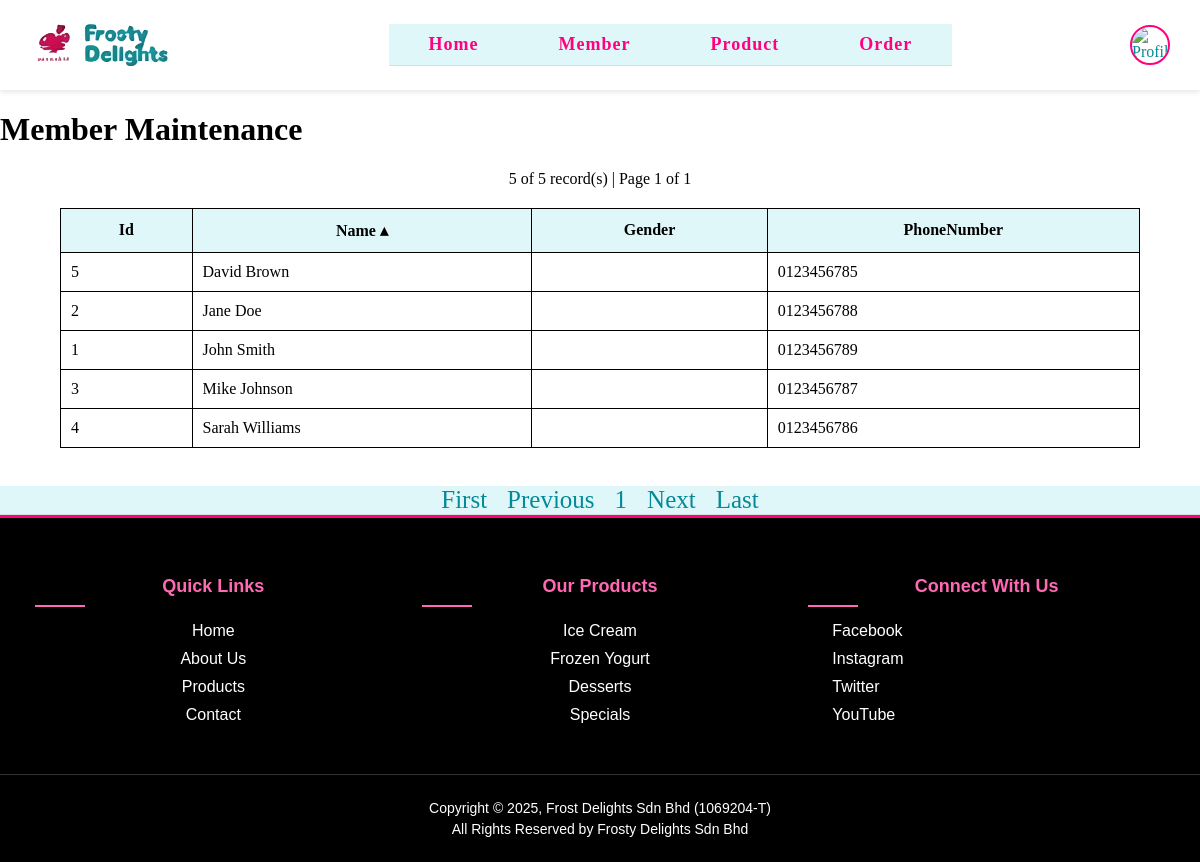
/modules/memberMain.php?sort=name&dir=asc&page=1 (signed in), run on the app's committed database.
### tables this page shows
CREATE TABLE IF NOT EXISTS `customer` (
  `id` int(11) NOT NULL AUTO_INCREMENT,
  `name` text NOT NULL,
  `password` text NOT NULL,
  `phoneNumber` text NOT NULL,
  `email` text NOT NULL,
  `birthday` date NOT NULL,
  `profile_picture` varchar(255) DEFAULT NULL,
  `session_id` varchar(255) DEFAULT NULL,
  PRIMARY KEY (`id`)
);

### modules/memberMain.php (the view, shortened to what this page needs)
<?php
require '../base.php';
$fields = [
    'id'         => 'Id',
    'name'       => 'Name',
    'gender'     => 'Gender',
    'phoneNumber' => 'PhoneNumber',
];
$sort = req('sort');
key_exists($sort, $fields) || $sort = 'id';
$dir = req('dir');
in_array($dir, ['asc', 'desc']) || $dir = 'asc';
$page = req('page', 1);
require_once '../lib/SimplePager.php';
$p = new SimplePager("SELECT * FROM Customer ORDER BY $sort $dir", [], 10, $page);
$arr = $p->result;
include '../header.php';
?>
<!DOCTYPE html>
<html lang="en">
<head>
    <link rel="stylesheet" href="../css/style.css">
</head>
<body>
    <p class="pagination">
        <?= $p->count ?> of <?= $p->item_count ?> record(s) |
        Page <?= $p->page ?> of <?= $p->page_count ?>
    </p>
    <table class="table">
        <tr>
            <?= table_headers($fields, $sort, $dir, "page=$page") ?>
        </tr>
        <?php foreach ($arr as $s): ?>
        <tr>
            <td><?= $s->id ?></td>
            <td><?= $s->name ?></td>
            <td><?= $s->gender ?></td>
            <td><?= $s->phoneNumber ?></td>
        </tr>
        <?php endforeach ?>
    </table>
    <br>
    <?= $p->html("sort=$sort&dir=$dir") ?>
</body>
<?php
include '../footer.php';

### css/style.css (style rules this page uses)
:root { --primary-color: #ff0080; --primary-light: #ff69b4; --primary-dark: #d6006b; --secondary-color: #000; --text-color: #fff; --card-bg: #181818; --accent-color: #222; }
html, body { height: 100%; min-height: 100%; margin: 0; padding: 0; }
body { display: flex; flex-direction: column; min-height: 100vh; }
.pagination { text-align: center; margin: 15px auto; }
.table { width: 90%; border-collapse: collapse; margin: 20px auto; }
.table th, .table td { border: 1px solid #000; padding: 10px; }
* { outline: none; border: none; box-sizing: border-box; }

### data on the page
customer: id "5", name "David Brown", phoneNumber "0123456785"
customer: id "2", name "Jane Doe", phoneNumber "0123456788"
customer: id "1", name "John Smith", phoneNumber "0123456789"
customer: id "3", name "Mike Johnson", phoneNumber "0123456787"
customer: id "4", name "Sarah Williams", phoneNumber "0123456786"

### other printed values
$_title "Member Maintenance"
$p->count "5"
$p->item_count "5"
$p->page "1"
$p->page_count "1"
$v "Id"
$v "Name"
$v "Gender"
$v "PhoneNumber"
